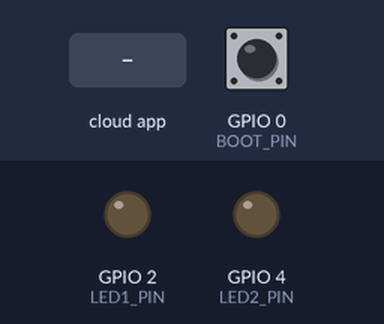
The sketch below on a simulated ESP32. On the bench: output pins drawn as LEDs (lit = HIGH). Inputs (shaded band) come from the test bench; at power-on: GPIO 0 (BOOT_PIN) HIGH. WiFi joins after 1.5 s; servers stay silent unless stated; the local clock reads 2024-03-15 10:24:30 at power-on unless the sketch sets it; the Firebase database answers and starts empty; what the sketch prints to the serial monitor is not drawn.

Above: at 2.7 s.
2.8 s: the phone or cloud app sets status to 1
At 4.4 s:
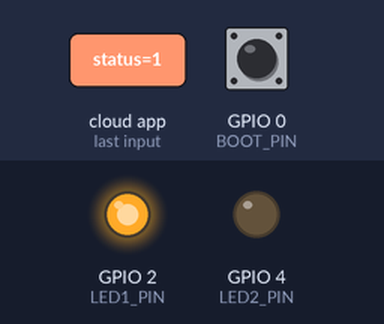
7.0 s: the phone or cloud app sets status to 0
At 8.7 s:
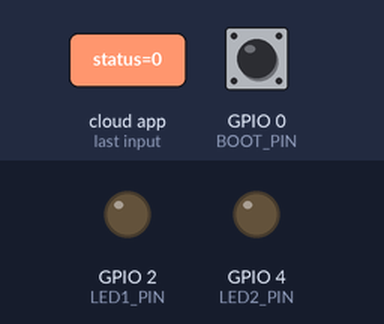
Timing chart, 0 to 10.2 s (numbered marks = the images above; inputs shaded):
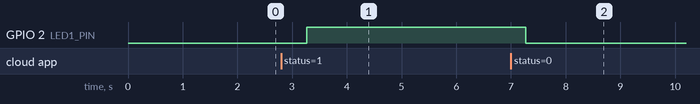

The sketch:

testfirebase.ino
```cpp
#include "WiFiHelper.h"
#include <Firebase_ESP_Client.h>
#include <time.h>

// Firebase
#define API_KEY "AIzaSyCI-WK9TOcYAKxOarCR5px2wm-ndSYsGhs"
#define DATABASE_URL "https://test1-9a697-default-rtdb.firebaseio.com/"
#define USER_EMAIL "tuangato147@gmail.com"
#define USER_PASSWORD "tuan123"

// LED GPIO
#define LED1_PIN 2
#define LED2_PIN 4
#define BOOT_PIN 0

// Global objects
WiFiHelper wifi;
FirebaseData fbdo;
FirebaseAuth auth;
FirebaseConfig config;

bool lastLED1 = false;
bool lastLED2 = false;

void setup() {
    Serial.begin(115200);
    Serial.println("🚀 ESP32 Firebase + WiFiManager");

    // Cấu hình GPIO
    pinMode(LED1_PIN, OUTPUT);
    pinMode(LED2_PIN, OUTPUT);
    pinMode(BOOT_PIN, INPUT_PULLUP);

    // Khởi tạo WiFi
    if (!wifi.begin("ESP32-Setup", "12345678")) {
        ESP.restart();
    }

    // Cấu hình thời gian
    configTime(0, 0, "pool.ntp.org", "time.nist.gov");
    Serial.print("⏰ Đồng bộ thời gian");
    while (time(nullptr) < 100000) {
        delay(500);
        Serial.print(".");
    }
    Serial.println(" ✅");

    // Cấu hình Firebase
    config.api_key = API_KEY;
    config.database_url = DATABASE_URL;
    auth.user.email = USER_EMAIL;
    auth.user.password = USER_PASSWORD;

    Firebase.begin(&config, &auth);
    Firebase.reconnectWiFi(true);

    Serial.println("🔥 Firebase đã sẵn sàng!");
    Serial.println("💡 Giữ nút BOOT 2s để reset WiFi");
}

void loop() {
    // Kiểm tra nút BOOT để reset WiFi
    static unsigned long buttonPressTime = 0;
    static bool buttonPressed = false;

    bool currentButtonState = digitalRead(BOOT_PIN) == LOW;

    if (currentButtonState && !buttonPressed) {
        // Bắt đầu nhấn nút
        buttonPressTime = millis();
        buttonPressed = true;
        Serial.println("🔘 Nhấn nút BOOT...");
    }
    else if (!currentButtonState && buttonPressed) {
        // Thả nút
        buttonPressed = false;
        unsigned long pressDuration = millis() - buttonPressTime;

        if (pressDuration >= 2000) {
            wifi.resetSettings();
        } else {
            Serial.println("🔘 Thả nút (chưa đủ 2s)");
        }
    }

    // Kiểm tra kết nối WiFi
    if (!wifi.isConnected()) {
        Serial.println("⚠️ Mất kết nối WiFi!");
        return;
    }

    // Đọc trạng thái LED1 từ Firebase
    if (Firebase.RTDB.getBool(&fbdo, "/led/status")) {
        bool led1State = fbdo.boolData();
        if (led1State != lastLED1) {
            digitalWrite(LED1_PIN, led1State);
            Serial.print("[LED1] ");
            Serial.println(led1State ? "ON" : "OFF");
            lastLED1 = led1State;
        }
    } else {
        Serial.print("[LED1 ❌] ");
        Serial.println(fbdo.errorReason());
    }

    // Đọc trạng thái LED2 từ Firebase
    if (Firebase.RTDB.getBool(&fbdo, "/led2/status")) {
        bool led2State = fbdo.boolData();
        if (led2State != lastLED2) {
            digitalWrite(LED2_PIN, led2State);
            Serial.print("[LED2] ");
            Serial.println(led2State ? "ON" : "OFF");
            lastLED2 = led2State;
        }
    } else {
        Serial.print("[LED2 ❌] ");
        Serial.println(fbdo.errorReason());
    }

    delay(500);
}
```

WiFiHelper.cpp
```cpp
#include "WiFiHelper.h"

bool WiFiHelper::begin(const char* apName, const char* apPassword) {
    WiFi.mode(WIFI_STA);

    Serial.println("🔍 Đang tìm WiFi đã lưu...");

    // Thiết lập WiFiManager
    wm.setDebugOutput(false); // Tắt debug để gọn
    wm.setConfigPortalTimeout(180); // 3 phút timeout

    // Tự động kết nối hoặc tạo AP
    bool res = wm.autoConnect(apName, apPassword);

    if (!res) {
        Serial.println("❌ Không thể kết nối WiFi");
        return false;
    } else {
        Serial.println("✅ Đã kết nối WiFi thành công!");
        printStatus();
        return true;
    }
}

void WiFiHelper::resetSettings() {
    Serial.println("🗑️ Reset WiFi settings!");
    wm.resetSettings();
    delay(1000);
    ESP.restart();
}

bool WiFiHelper::isConnected() {
    return WiFi.status() == WL_CONNECTED;
}

void WiFiHelper::printStatus() {
    if (isConnected()) {
        Serial.print("📡 SSID: ");
        Serial.println(WiFi.SSID());
        Serial.print("📶 IP: ");
        Serial.println(WiFi.localIP());
        Serial.print("📊 Signal: ");
        Serial.print(WiFi.RSSI());
        Serial.println(" dBm");
    } else {
        Serial.println("⚠️ WiFi không kết nối");
    }
}
```

WiFiHelper.h
```cpp
#ifndef WIFI_HELPER_H
#define WIFI_HELPER_H

#include <WiFi.h>
#include <WiFiManager.h>

class WiFiHelper {
private:
    WiFiManager wm;

public:
    // Khởi tạo WiFi với autoConnect
    bool begin(const char* apName = "ESP32-Setup", const char* apPassword = "12345678");

    // Reset WiFi settings
    void resetSettings();

    // Kiểm tra kết nối
    bool isConnected();

    // In thông tin WiFi
    void printStatus();
};

#endif
```

Measured:
- after the input at 2.8 s, GPIO 2 (LED1_PIN): LOW → HIGH after 0.47 s
- after the input at 7.0 s, GPIO 2 (LED1_PIN): HIGH → LOW after 0.27 s
